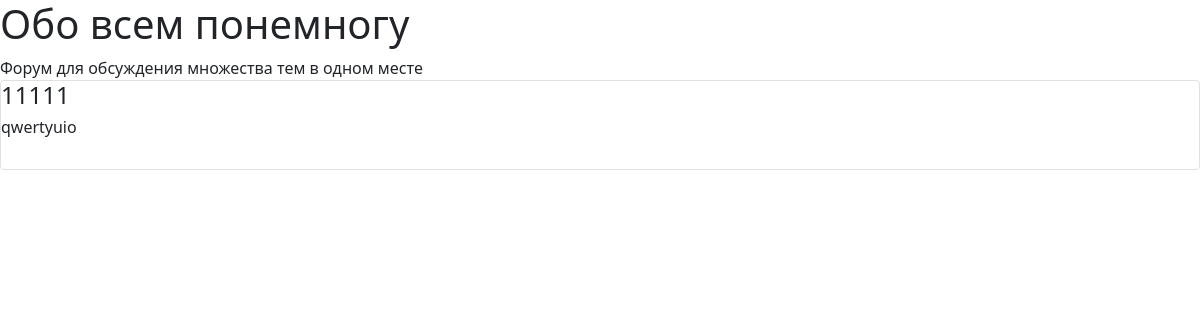
The page /subcategory/1_1/topic/11111 on the database as committed earlier.
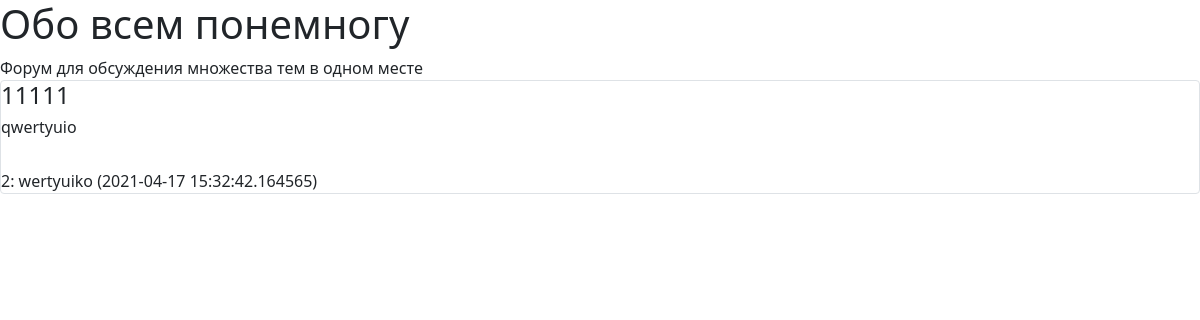
The same page on the database as committed later.
### data/topic.py (models this page shows)
class Topic(SqlAlchemyBase):
    __tablename__ = 'topic'
    id = sqlalchemy.Column(sqlalchemy.Integer, primary_key=True, autoincrement=True)
    name = sqlalchemy.Column(sqlalchemy.String, nullable=True)
    text = sqlalchemy.Column(sqlalchemy.String, nullable=True)
    creator = sqlalchemy.Column(sqlalchemy.Integer, sqlalchemy.ForeignKey("user.id"))
    time = sqlalchemy.Column(sqlalchemy.DateTime, default=datetime.datetime.now)
    subcategory_id = sqlalchemy.Column(sqlalchemy.Integer, sqlalchemy.ForeignKey("subcategory.id"))
    subcategory = orm.relation('Subcategory')
    user = orm.relation('User')
    message = orm.relation("Message", back_populates='topic')

### data/message.py (models this page shows)
class Message(SqlAlchemyBase):
    __tablename__ = 'message'
    id = sqlalchemy.Column(sqlalchemy.Integer, primary_key=True, autoincrement=True)
    author = sqlalchemy.Column(sqlalchemy.Integer, sqlalchemy.ForeignKey("user.id"))
    text = sqlalchemy.Column(sqlalchemy.String, nullable=True)
    time = sqlalchemy.Column(sqlalchemy.DateTime, default=datetime.datetime.now)
    topic_id = sqlalchemy.Column(sqlalchemy.Integer, sqlalchemy.ForeignKey("topic.id"))
    topic = orm.relation('Topic')
    user = orm.relation('User')

### main.py (the view)
@app.route("/subcategory/<name>/topic/<name1>")
def topic_name(name, name1):
    db_sess = db_session.create_session()
    subcategory = db_sess.query(Subcategory).filter(Subcategory.name == name).first()
    topic = db_sess.query(Topic).filter(Topic.subcategory_id == subcategory.id, Topic.name == name1).first()
    message = db_sess.query(Message).filter(Message.topic_id == topic.id)
    return render_template("topic.html", topic=topic, message=message, subcategory=subcategory)

### data/db_session.py (called while the page is built)
def create_session() -> Session:
    global __factory
    return __factory()

### templates/topic.html (shortened to what this page needs)
<!DOCTYPE html>
<html lang="en">
<head>
    <link rel="stylesheet"
          href="https://cdn.jsdelivr.net/npm/bootstrap@5.0.0-beta1/dist/css/bootstrap.min.css"
>
</head>
<body>
    <h1>Обо всем понемногу</h1>
    Форум для обсуждения множества тем в одном месте<br>
    <div class="col-md6 border rounded">
        <h4>{{topic.name}}</h4>
        <h6>{{topic.text}}</h6><br>
        {% for j in message%}
        <div>
            {{j.author}}: {{j.text}} ({{j.time}})
        </div>
        {% endfor %}
    </div>
</body>
</html>

Rows that differ between the two databases and show on the page:
added Message: author "2", text "wertyuiko", time "2021-04-17 15:32:42.164565"
